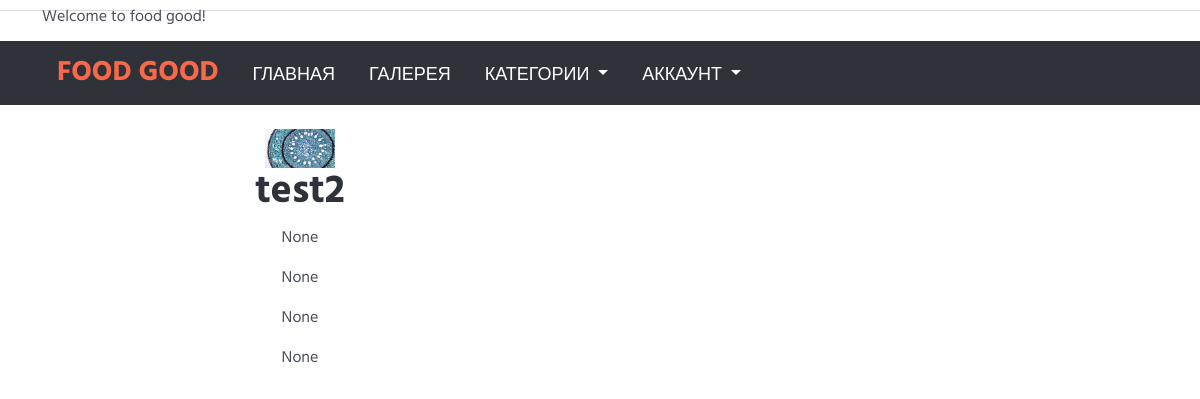
Page /users/19/ on the earlier database version.
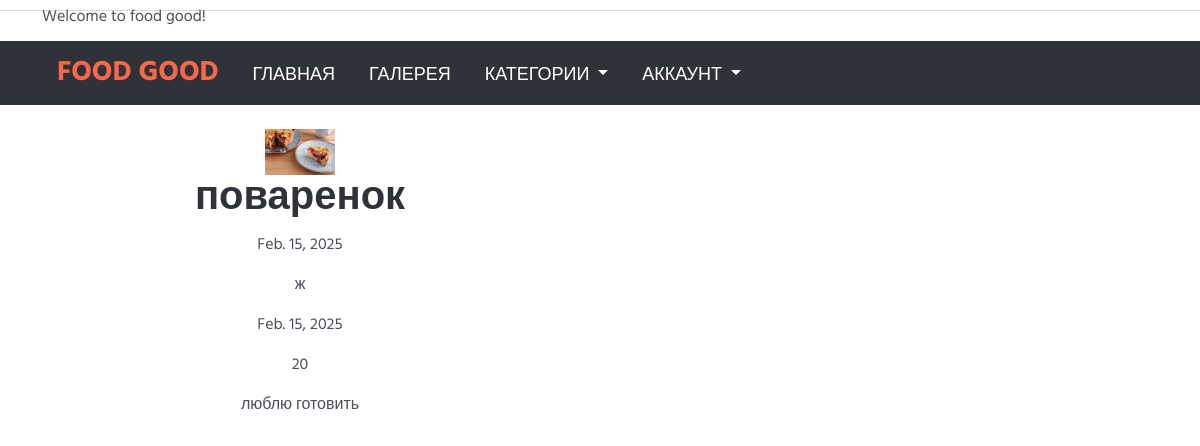
Same page on the later database version.
### users/models.py (models this page shows, shortened)
class Account(models.Model):
    gender_choices= (('м','муж'),
                     ('ж','жен'),
                     ('N/A','не указано'))
    user = models.OneToOneField(User,on_delete=models.CASCADE,
                                primary_key=True)
    nickname = models.CharField(max_length=100)
    birthdate = models.DateField(null=True, blank=True)
    gender = models.CharField(choices=gender_choices,max_length=20)
    age = models.CharField(max_length=100, null=True, blank=True)
    info = models.TextField(null=True, blank=True)
    account_image = models.ImageField(default='default.jpg',
                                      upload_to='account_images')
    tags = models.ManyToManyField(to=Tag, blank=True)
    likes_recipes = models.ManyToManyField(Recipe, through="VotesConnection")
    class Meta:
        verbose_name= 'Аккаунт (Account)'
        verbose_name_plural='Аккаунты'

### users/views.py (the view)
# urls.py: path("<int:pk>/", views.AccountDetailView.as_view(), name="user"),
class AccountDetailView(DetailView):
    model = Account
    template_name = 'users/user_detail.html'
    context_object_name = 'profile'
    pk_url_kwarg = "pk"
    def get_context_data(self, **kwargs):
        context = super().get_context_data(**kwargs)
        return context

### users/templates/users/user_detail.html (shortened to what this page needs)
{% extends 'main/base.html' %}
{% load static %}
{% load crispy_forms_tags %}
{% block body %}
<body>
    <div class="flex-row align-content-center justify-content-center mt-4">
        <div class="col-lg-6 align-content-center justify-content-center text-center">
            <img src="{{ MEDIA_URL }}/{{ object.account_image}}" width=70px height=auto alt="avatar">
            <h1>{{ object.nickname }}</h1>
            <p>{{ object.birthdate }}</p>
            <p>{{ object.gender }}</p>
            <p>{{ object.birthdate }}</p>
            <p>{{ object.age }}</p>
            <p>{{ object.info }}</p>
        </div>
    </div>
</body>
{% endblock %}

### main/templates/main/base.html (shortened to what this page needs)
{% load static %}
<!DOCTYPE html>
<html lang="en">
<head>
	{% block bootsrap %}
	{% load bootstrap5 %}
	{% bootstrap_css %}
	{% endblock bootsrap %}
	<link type="text/css" rel="stylesheet" href="{% static 'css/fnt.css' %}" />
	<link type="text/css" rel="stylesheet" href="{% static 'css/slick.css' %}" />
	<link type="text/css" rel="stylesheet" href="{% static 'css/slick-theme.css' %}" />
	<link type="text/css" rel="stylesheet" href="{% static 'css/nouislider.min.css' %}" />
	<link type="text/css" rel="stylesheet" href="{% static 'css/font-awesome.min.css' %}" />
	<link href="https://ajax.googleapis.com/ajax/libs/jqueryui/1.12.1/themes/smoothness/jquery-ui.css" rel="stylesheet" />
	<link type="text/css" rel="stylesheet" href="{% static 'css/style.css' %}" />
	<link type="text/css" rel="stylesheet" href="{% static 'css/main.css' %}" />
</head>
<body>
	{% include 'main/header.html' %}
	{% block sidebar %}
	{% include 'main/sidebar.html' %}
	{% endblock %}
	{% block body %}
	{% endblock %}
</body>
</html>

### main/templates/main/header.html (shortened to what this page needs)
{% load static %}
<header>
    <div id="top-header">
        <div class="container">
            <div class="pull-left">
                <span>Welcome to food good!</span>
            </div>
        </div>
    </div>
    <div id="header">
    </div>
</header>

### main/templates/main/sidebar.html (shortened to what this page needs)
{% load static %}
{% load tag_library %}
{% load users_tags %}
<div id="navigation">
    <div class="container">
        <div id="responsive-nav">
            <div class="menu-nav">
                <ul class="menu-list">
                    <li>
                        <a href="{% url 'main:main' %}"><h3 class="mr-2 d-none d-md-inline">FOOD GOOD</h3></a>
                    </li>
                    <li>
                        <a href="{% url 'main:main' %}">Главная</a>
                    </li>
                    <li>
                        <a href="{% url 'main:gallery' %}">Галерея</a>
                    </li>
                    <li class="dropdown dropdown default-dropdown">
                        <a class="dropdown-toggle" data-toggle="dropdown" aria-expanded="true">Категории
                        </a>
                    </li>
                    <li class="header-account dropdown default-dropdown">
                        <a class="dropdown-toggle" data-toggle="dropdown" aria-expanded="true">
                            аккаунт
                        </a>
                    </li>
                </ul>
            </div>
        </div>
    </div>
</div>

### all_apps/static/css/style.css (style rules this page uses)
body { font-family: 'Hind', sans-serif; color: #4A4E5A; overflow-x: hidden; }
h1, h2, h3, h4, h5, h6 { color: #30323A; margin: 0 0 10px; font-weight: 700; }
a { color: #30323A; -webkit-transition: 0.3s color; transition: 0.3s color; }
ul, ol { margin: 0; padding: 0; list-style: none }
#header { padding-top: 15px; padding-bottom: 15px; }
#top-header { padding-top: 5px; padding-bottom: 5px; border-bottom: 1px solid #DADADA; }
#navigation { background-color: #30323A; }
#navigation .container { position: relative; }
.menu-nav .menu-list>li { display: inline-block; }
.menu-nav .menu-list>li>a { display: block; padding: 15px; color: #FFF; text-transform: uppercase; }

### all_apps/static/css/main.css (style rules this page uses)
h3, .fa-star { color: #f8694a; }
a { text-decoration: none; outline: none; font-size: 18px; }

Differences in the rows shown:
changed Account: account_image: picture added in place of a placeholder; nickname "test2" → "поваренок"; birthdate "None" → "Feb. 15, 2025"; gender (not shown) → "ж"; age "None" → "20"; info "None" → "люблю готовить"
